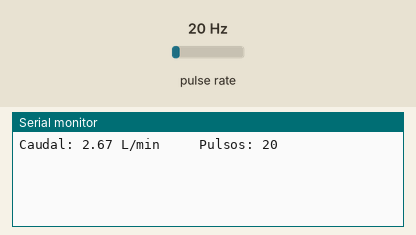
Simulated run of this sketch. Board: Arduino Uno, built with avr-gcc and run on an emulated ATmega328P. Shown: the last lines printed to the serial monitor. Wiring (inferred from the names in the program): pulse sensor: data pin 2. The inputs (shaded band) are chosen by the test bench; at power-on: pulse rate 20 Hz.

Above: at 1.2 s.
1.3 s: pulse rate (sensor on pin 2) set to 4 Hz
At 2.6 s:
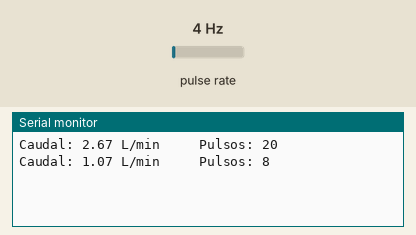
2.8 s: pulse rate (sensor on pin 2) set to 50 Hz
At 3.8 s:
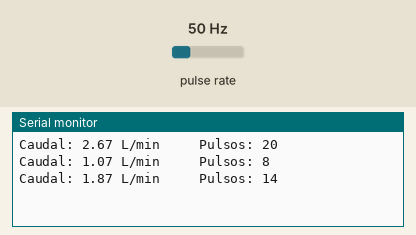
Timing chart, 0 to 5.8 s (numbered marks = the images above; inputs shaded):
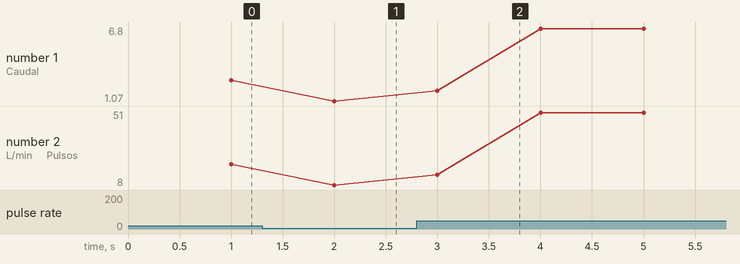

The sketch:

sensor_flujo.ino
```cpp
volatile int pulsos = 0;
float caudal_L_min;
unsigned long tiempoAnterior = 0;

const byte pinSensor = 2;  // Usa una entrada digital con interrupción (pin 2 en Arduino Uno)

void setup() {
  Serial.begin(9600);
  pinMode(pinSensor, INPUT);  // Definimos como entrada la señal del sensor de flujo para adquirir los datos de ahí
  attachInterrupt(digitalPinToInterrupt(pinSensor), contarPulsos, RISING);
}

void loop() {
  if (millis() - tiempoAnterior >= 1000) {  // cada 1 segundo
    detachInterrupt(digitalPinToInterrupt(pinSensor));

    caudal_L_min = (pulsos / 7.5);  // Fórmula de conversión 7.5 pulsos/seg = 1 L/min

    Serial.print("Caudal: ");
    Serial.print(caudal_L_min);  // Imprime el flujo que hay en el caudal en L/min
    Serial.print(" L/min");
    Serial.print("     Pulsos: ");
    Serial.print(pulsos);   // Imprime los pulsos obtenidos en la medición tomada
    Serial.println(" ");

    pulsos = 0;  // Reinicia el contador
    tiempoAnterior = millis();

    attachInterrupt(digitalPinToInterrupt(pinSensor), contarPulsos, RISING);
  }
}

void contarPulsos() {
  pulsos++;
}
```

Measured:
- after the input at 1.3 s, the serial monitor: prints a new line after 0.70 s (image 1)
- after the input at 2.8 s, the serial monitor: prints a new line after 0.20 s (image 2)
- plotted number 1: 2.67 → 1.07 after the input at 1.3 s, 1.07 → 6.53 after the input at 2.8 s
- plotted number 2: 20 → 8 after the input at 1.3 s, 8 → 49 after the input at 2.8 s
